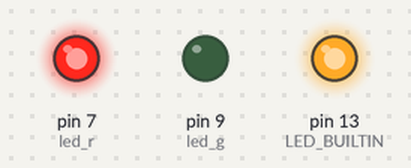
Bench run of a sketch on a simulated Arduino Uno, built with avr-gcc and run on an emulated ATmega328P. On the bench: output pins drawn as LEDs (lit = HIGH).

Above: at 0.5 s.
At 3.5 s:
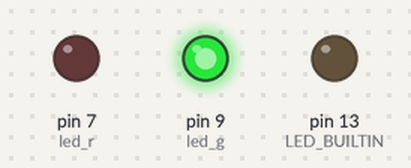
Timing chart, 0 to 4.6 s (numbered marks = the images above):
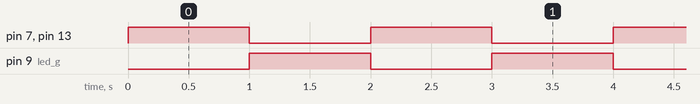

The sketch:

led2.ino
```cpp
int led_r = 7;
int led_g = 9;

void setup()
{
  pinMode(LED_BUILTIN, OUTPUT);
  pinMode(led_r, OUTPUT);
  pinMode(led_g, OUTPUT);
}

void loop()
{
  digitalWrite(LED_BUILTIN, HIGH);
  digitalWrite(led_r, HIGH);
  digitalWrite(led_g, LOW);
  delay(1000); // Wait for 1000 millisecond(s)
  digitalWrite(LED_BUILTIN, LOW);
  digitalWrite(led_r, LOW);
  digitalWrite(led_g, HIGH);
  delay(1000); // Wait for 1000 millisecond(s)
}
```

Measured:
- by itself, pin 7 (led_r), pin 9 (led_g), pin 13 (LED_BUILTIN): alternates HIGH for 1.0 s and LOW for 1.0 s
